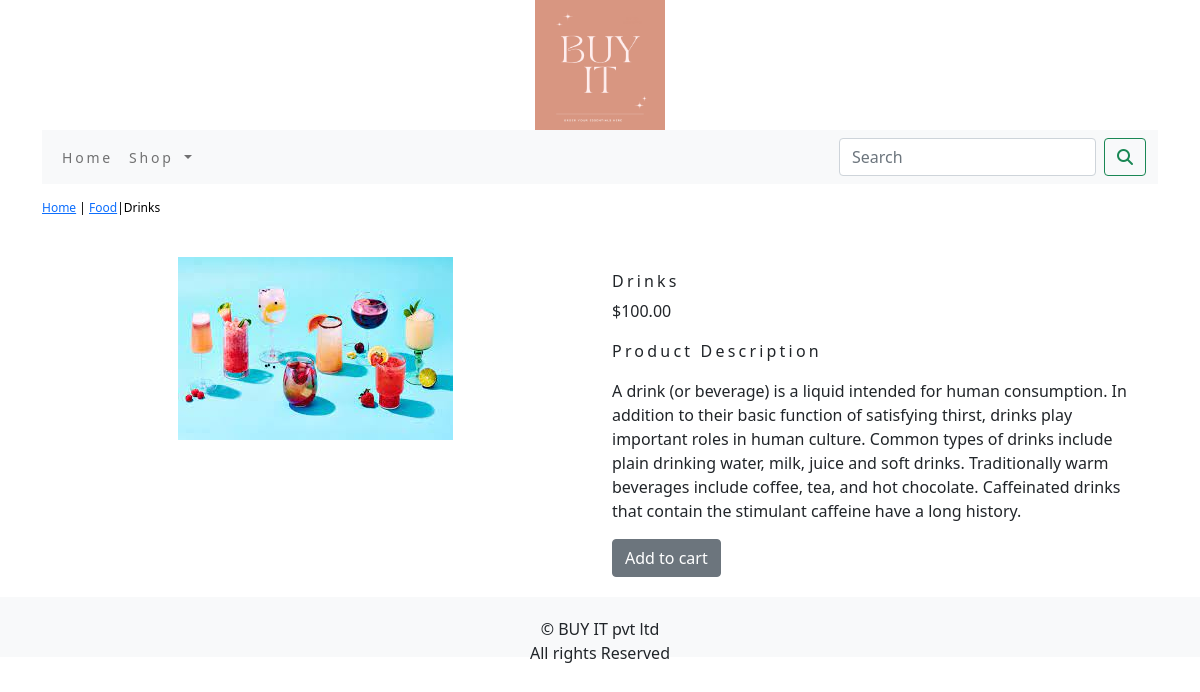
The page /shop/food/drinks/ on the database its author committed.
### shop/models.py (models this page shows, shortened)
class Product(models.Model):
    name=models.CharField(max_length=250,unique=True)
    slug=models.SlugField(max_length=250,unique=True)
    description=models.TextField(blank=True)
    price=models.DecimalField(max_digits=10,decimal_places=2)
    category=models.ForeignKey(Category,on_delete=models.CASCADE)
    image = models.ImageField(upload_to='product', blank=True)
    stock=models.IntegerField()
    available=models.BooleanField(default=True)
    created=models.DateTimeField(auto_now_add=True)
    updated=models.DateTimeField(auto_now=True)
    class Meta:
        ordering=('name',)
        verbose_name='product'
        verbose_name_plural='products'

class Category(models.Model):
    name=models.CharField(max_length=250,unique=True)
    slug=models.SlugField(max_length=250,unique=True)
    description=models.TextField(blank=True)
    image=models.ImageField(upload_to='category',blank=True)
    class Meta:
        ordering=('name',)
        verbose_name='category'
        verbose_name_plural='categories'
    def get_url(self):
        return  reverse('shop:product_by_category',args=[self.slug])
    def __str__(self):
        return  '{}' .format(self.name)

### shop/views.py (the view)
# urls.py: path('<slug:c_slug>/<slug:product_slug>/',views.proDetail,name='prodCatdetail')
def proDetail(request,c_slug,product_slug):
    try:
        product=Product.objects.get(category__slug=c_slug,slug=product_slug)
    except Exception as e:
        raise
    return render(request,'product.html',{'product':product})

### cart/context_processors.py (called while the page is built)
def counter(request):
    item_count=0
    if 'admin' in request.path:
        return {}
    else:
        try:
            cart=Cart.objects.filter(cart_id=_cart_id(request))
            cart_items=CartItem.objects.all().filter(cart=cart[:1])
            for cart_item in cart_items:
                item_count += cart_item.quantity
        except Cart.DoesNotExist:
            item_count = 0
    return  dict(item_count=item_count)

### cart/views.py (called while the page is built)
def  _cart_id(request):
    cart=request.session.session_key
    if not cart:
        cart=request.session.create()
    return cart

### shop/context_processors.py (called while the page is built)
def menu_links(request):
    links=Category.objects.all()
    return dict(links=links)

### templates/product.html (shortened to what this page needs)
{% extends 'base.html' %}
{% load static %}
{% block content %}
<div class="row my_prod_row_class">
       <div class="mx_auto">
             <p> <a href="{% url 'shop:allProdCat' %}">Home</a> | <a href="{{product.category.get_url}}">{{product.category}}</a>|{{product.name}}</p>
       </div>
<div class="container">
<br>
    <div class="row">
        <div class="col-12 col-sm-12 col-md-12 col-lg-6 text-center ">
            <div style="min-width:18rem">
                 <img src="{{product.image.url}}" alt="{{product.name}}">
            </div>
        </div>
                 <div class="col-12 col-sm-12 col-md-12 col-lg-6">
                     <div>
                     <h1 class="my_prod_title">{{product.name}}</h1>
                     <p>${{product.price}}</p>
                     <p class="my_title"> Product Description </p>
                     <p class="text-justify my_prod_text">{{product.description}}</p>
                     {% if product.stock <= 0 %}
                     <p class="text-justify my_prod_text"><b>Out of Stock</b></p>
                     {% else %}
                     <a class="btn btn-secondary" href="{% url 'cart:add_cart' product.id %}">Add to cart</a>
                     {% endif %}
                 </div>
              </div>
    </div>
</div>
</div>
{% endblock %}

### static/css/custom.css (style rules this page uses)
body { font-family: 'Twinkle Star', cursive; }
.my_title { font-size:16px; text_transform:uppercase; letter-spacing:.2em; }
.my_prod_row_class { padding-top:15px; padding-bottom:20px; }
.my_prod_row_class .mx_auto { color:#000; font-size:12px; text-decoration:none; }
.my_prod_title { font-size:16px; text_transform:uppercase; letter-spacing:.2em; padding-top:15px; padding-bottom:10px: }
.my_prod_text { padding-right:20px; }

### rows shown on the page
Product: category "Food", name "Drinks", image (picture), price "100.00", description "A drink (or beverage) is a liquid intended for human consumption. In addition to their basic function of satisfying thirst, drinks play important roles in human culture. Common types of drinks include plain drinking water, milk, juice and soft drinks. Traditionally warm beverages include coffee, tea, and hot chocolate. Caffeinated drinks that contain the stimulant caffeine have a long history."
